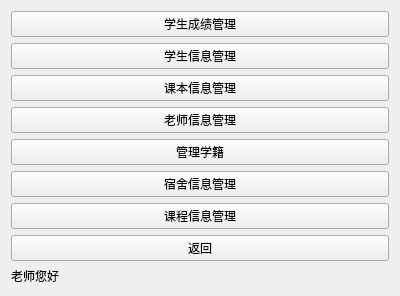
<?xml version="1.0" encoding="UTF-8"?>
<ui version="4.0">
 <class>TeacherMain</class>
 <widget class="QWidget" name="TeacherMain">
  <property name="geometry">
   <rect>
    <x>0</x>
    <y>0</y>
    <width>400</width>
    <height>216</height>
   </rect>
  </property>
  <property name="windowTitle">
   <string>欢迎您老师</string>
  </property>
  <property name="styleSheet">
   <string notr="true"/>
  </property>
  <layout class="QGridLayout" name="gridLayout">
   <item row="6" column="0">
    <widget class="QPushButton" name="teachermanage">
     <property name="text">
      <string>老师信息管理</string>
     </property>
    </widget>
   </item>
   <item row="0" column="0">
    <widget class="QPushButton" name="grademanage">
     <property name="text">
      <string>学生成绩管理</string>
     </property>
    </widget>
   </item>
   <item row="11" column="0">
    <widget class="QLabel" name="teacherlabel">
     <property name="text">
      <string>老师您好</string>
     </property>
    </widget>
   </item>
   <item row="9" column="0">
    <widget class="QPushButton" name="coursemanage">
     <property name="text">
      <string>课程信息管理</string>
     </property>
    </widget>
   </item>
   <item row="7" column="0">
    <widget class="QPushButton" name="majormanage">
     <property name="text">
      <string>管理学籍</string>
     </property>
    </widget>
   </item>
   <item row="10" column="0">
    <widget class="QPushButton" name="back">
     <property name="text">
      <string>返回</string>
     </property>
    </widget>
   </item>
   <item row="2" column="0">
    <widget class="QPushButton" name="informationmanage">
     <property name="text">
      <string>学生信息管理</string>
     </property>
    </widget>
   </item>
   <item row="4" column="0">
    <widget class="QPushButton" name="bookmanage">
     <property name="text">
      <string>课本信息管理</string>
     </property>
    </widget>
   </item>
   <item row="8" column="0">
    <widget class="QPushButton" name="dormmanage">
     <property name="text">
      <string>宿舍信息管理</string>
     </property>
    </widget>
   </item>
  </layout>
 </widget>
 <resources/>
 <connections/>
</ui>
